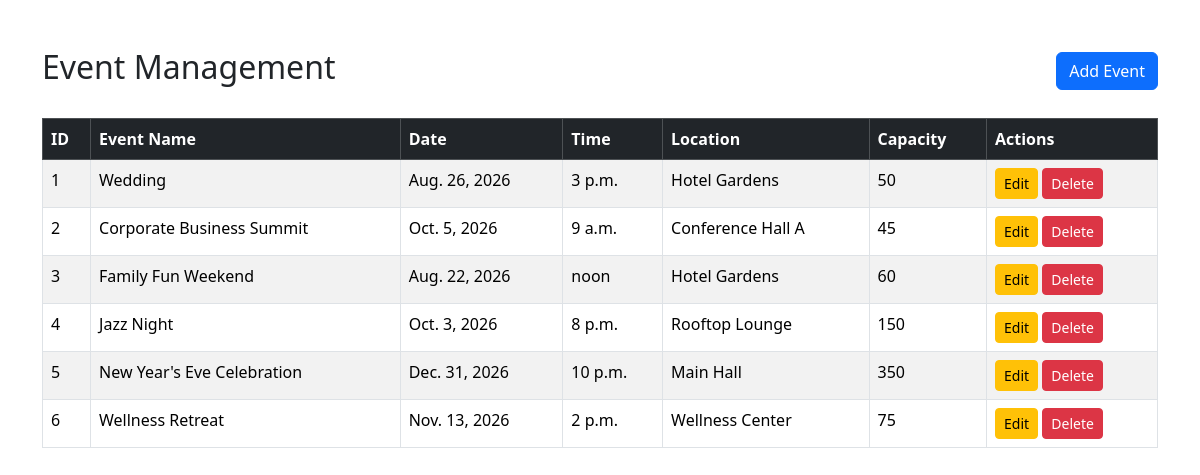
/events/list/, run on the app's committed database.
### events/models.py (models this page shows, shortened)
class Event(models.Model):
    event_name = models.CharField(max_length=100)
    event_date = models.DateField()
    event_time = models.TimeField()
    location = models.CharField(max_length=100)
    description = models.TextField()
    capacity = models.PositiveIntegerField()
    created_at = models.DateTimeField(auto_now_add=True)

### events/views.py (the view)
# urls.py: path('list/', views.event_list, name='event_list'),
def event_list(request):
    events = Event.objects.all()
    return render(request, 'events/event_list.html', {'events': events})

### events/templates/events/event_list.html (shortened to what this page needs)
<!DOCTYPE html>
<html lang="en">
<head>
    <link href="https://cdn.jsdelivr.net/npm/bootstrap@5.3.7/dist/css/bootstrap.min.css" rel="stylesheet">
</head>
<body>
<div class="container mt-5">
    <div class="d-flex justify-content-between align-items-center mb-4">
        <h2>Event Management</h2>
        <a href="{% url 'add_event' %}" class="btn btn-primary">
            Add Event
        </a>
    </div>
    <table class="table table-bordered table-striped table-hover">
        <thead class="table-dark">
            <tr>
                <th>ID</th>
                <th>Event Name</th>
                <th>Date</th>
                <th>Time</th>
                <th>Location</th>
                <th>Capacity</th>
                <th>Actions</th>
            </tr>
        </thead>
        <tbody>
            {% for event in events %}
            <tr>
                <td>{{ event.id }}</td>
                <td>{{ event.event_name }}</td>
                <td>{{ event.event_date }}</td>
                <td>{{ event.event_time }}</td>
                <td>{{ event.location }}</td>
                <td>{{ event.capacity }}</td>
                <td>
                    <a href="{% url 'edit_event' event.id %}" class="btn btn-warning btn-sm">
                        Edit
                    </a>
                    <a href="{% url 'delete_event' event.id %}" class="btn btn-danger btn-sm">
                        Delete
                    </a>
                </td>
            </tr>
            {% empty %}
            <tr>
                <td colspan="7" class="text-center">
                    No events available.
                </td>
            </tr>
            {% endfor %}
        </tbody>
    </table>
</div>
</body>
</html>

### data on the page
Event: id "1", event_name "Wedding", event_date "Aug. 26, 2026", event_time "3 p.m.", location "Hotel Gardens", capacity "50"
Event: id "2", event_name "Corporate Business Summit", event_date "Oct. 5, 2026", event_time "9 a.m.", location "Conference Hall A", capacity "45"
Event: id "3", event_name "Family Fun Weekend", event_date "Aug. 22, 2026", event_time "noon", location "Hotel Gardens", capacity "60"
Event: id "4", event_name "Jazz Night", event_date "Oct. 3, 2026", event_time "8 p.m.", location "Rooftop Lounge", capacity "150"
Event: id "5", event_name "New Year's Eve Celebration", event_date "Dec. 31, 2026", event_time "10 p.m.", location "Main Hall", capacity "350"
Event: id "6", event_name "Wellness Retreat", event_date "Nov. 13, 2026", event_time "2 p.m.", location "Wellness Center", capacity "75"
